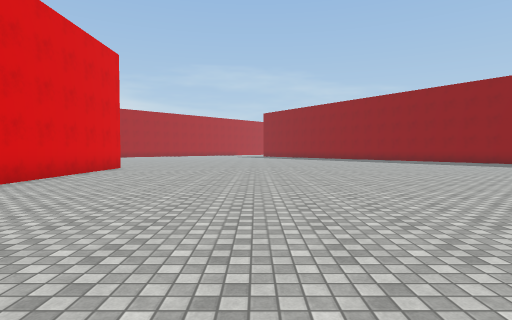
[1] (above)

18 first-person views from a walk through a 3-D level made in the Unity game engine. The camera is 1.4 m above the floor, tilts 2° down and sees 80° across. The floor is counted in squares, 2 m on a side. Each view is taken from the middle of a square. On the plan, view 1 faces up. The plan holds only what a view shows up to about 10 squares ahead; the rest is blank. The place goes on beyond the plan. The player is left out. Surface patterns are stand-ins for the level's own textures.

[2]
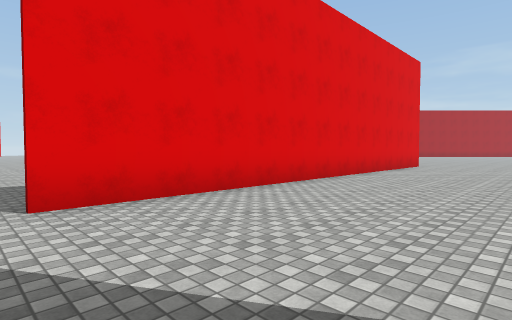

[3]
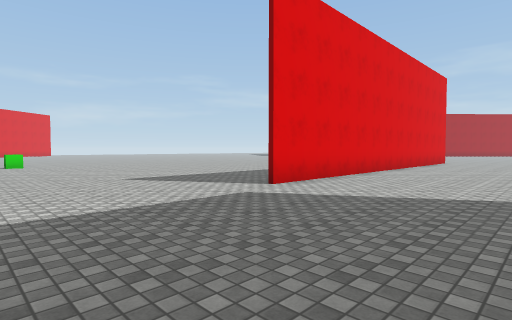

[4]
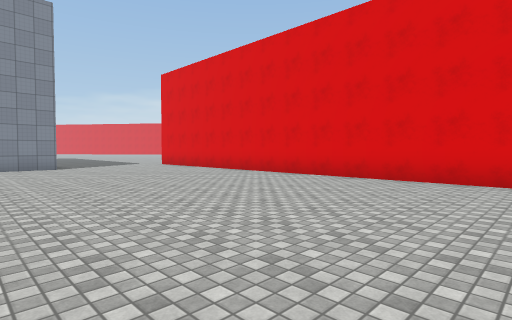

[5]
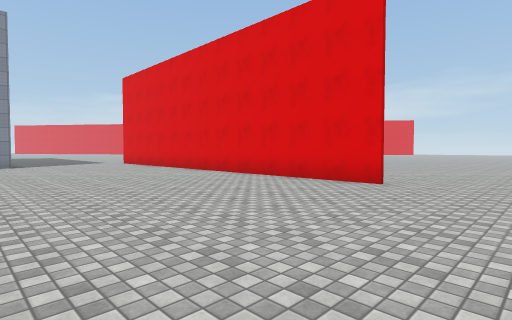

[6]
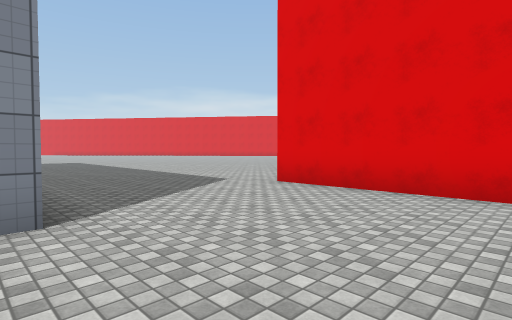

[7]
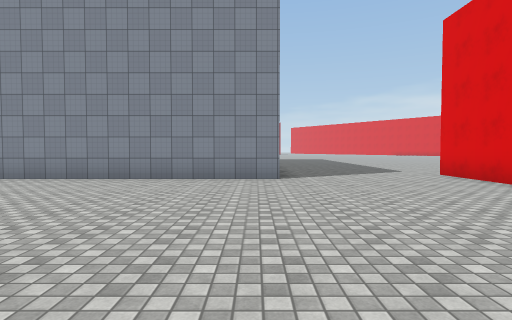

[8]
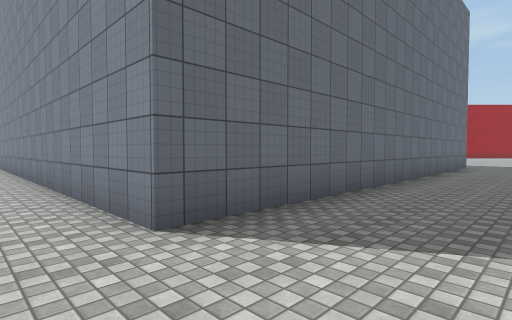

[9]
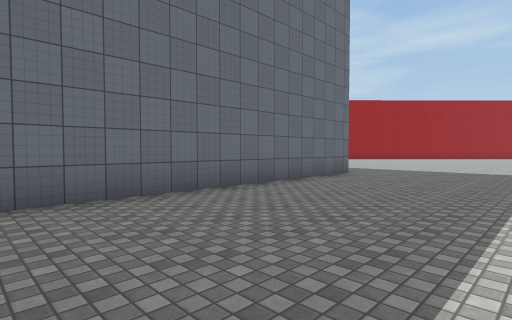

[10]
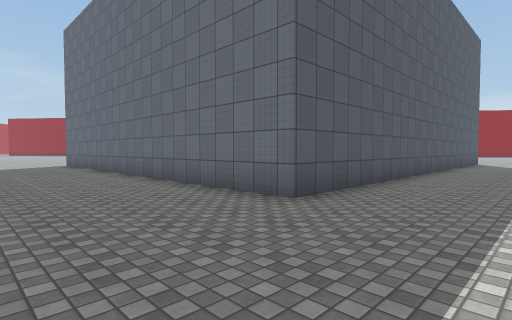

[11]
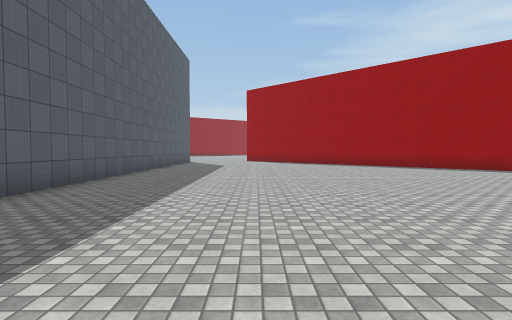

[12]
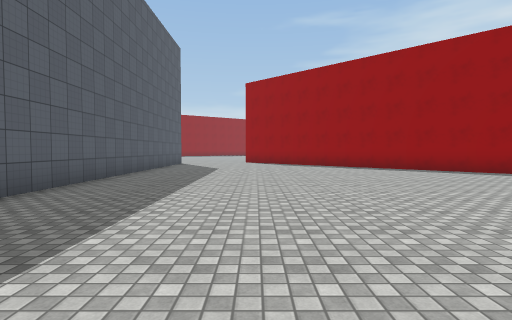

[13]
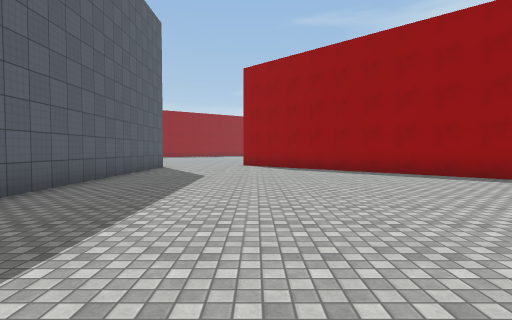

[14]
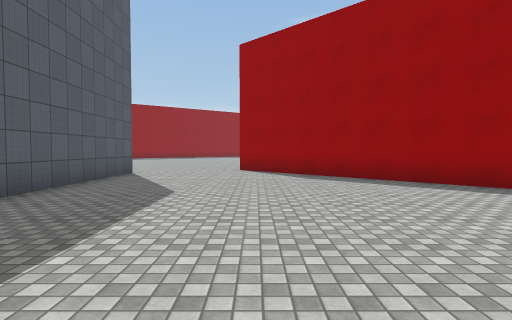

[15]
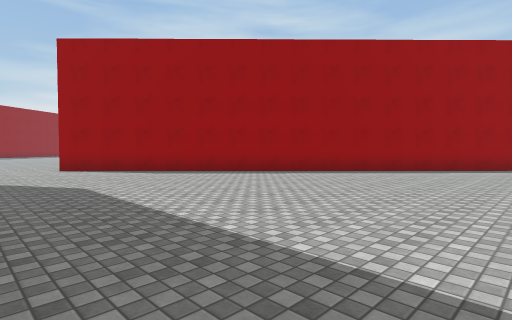

[16]
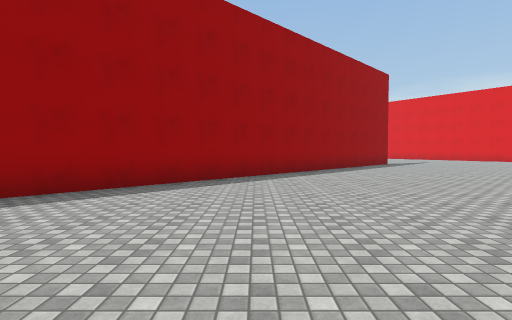

[17]
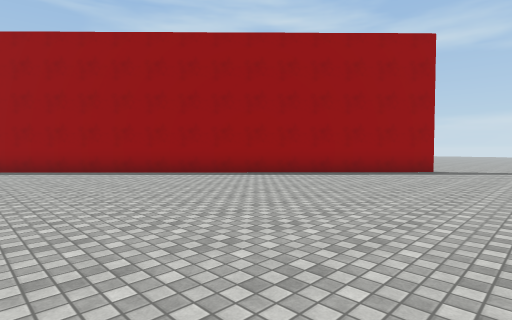

[18]
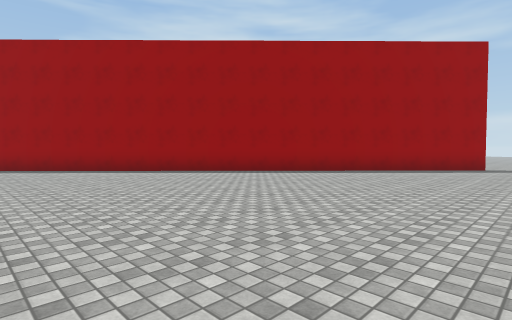

### Floor plan
Points are (right, up) in squares from view 1. A wall is a line through its corners. A room is listed if a view was taken in it or the views show most of it. See-through windows are left out.
Room 1 (views 1, 2, 3, 9, 10, 11, 12, 13, 14, 15, 16, 17, 18)
walls: (13.1, -12.3) (-0.6, -12.3) (-0.6, -0.2) (0.4, -0.2); (-3.3, -33.5) (14.4, -15.4); (-5.1, 0.5) (-5.1, -1.5)
ways out: opening at (-6, 11) to room 2; opening at (-2, 0) to room 2; opening at (13.7, -14) to room 2
Room 2 (views 4, 5, 6, 7, 8)
walls: (0.4, -0.2) (10, -0.2); (-5.1, 11.5) (-5.1, 0.5)
ways out: opening at (-6, 11) to room 1; opening at (-2, 0) to room 1; opening at (13.7, -14) to room 1

Where each view was taken, in squares from view 1:
view 1: 0 up, 0 right, facing up
view 2: 2 down, 1 left, facing up-left
view 3: 6 down, 1 left, facing up-left
view 4: 12 up, 2 right, facing down-left
view 5: 14 up, 1 right, facing down-left
view 6: 3 up, 0 right, facing down-left
view 7: 7 up, 0 right, facing down
view 8: 1 up, 3 left, facing down-right
view 9: 4 down, 5 left, facing down-right
view 10: 15 down, 4 left, facing up-right
view 11: 16 down, 4 left, facing right
view 12: 16 down, 2 left, facing right
view 13: 16 down, 1 right, facing right
view 14: 16 down, 4 right, facing right
view 15: 13 down, 3 right, facing down-right
view 16: 19 down, 3 right, facing down
view 17: 23 down, 6 left, facing down-right
view 18: 21 down, 5 left, facing down-right
